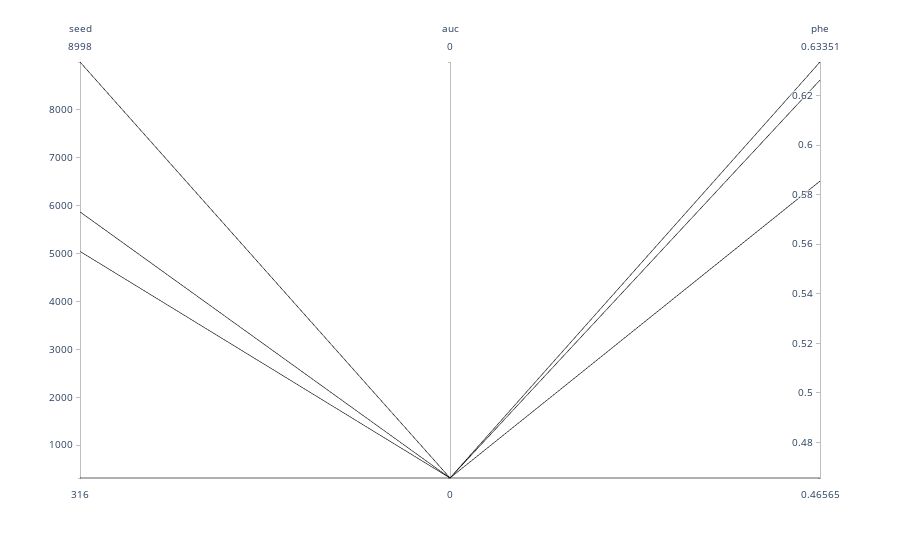

Source (notebook cell):
### Code cell
import plotly.express as px

# fig = px.parallel_coordinates(bs_trials)

fig = px.parallel_coordinates(
    bs_trials,
    color="auc",
    # dimensions=[
    #     "seed",
    #     "alpha",
    #     "eta",
    #     "lambda",
    #     "max_depth",
    #     "scale_pos_weight",
    #     "subsample",
    #     "phe",
    #     "auc",
    # ],
)
fig.show()

### Figure 1 — Plotly figure (JSON) as saved in the notebook; plotly's stock layout.template omitted (floating-point values rounded to 4 significant figures)
{"data": [{"dimensions": [{"label": "seed", "values": [8998, 316, 5045, 5870]}, {"label": "auc", "values": [null, null, null, null]}, {"label": "phe", "values": [0.6335, 0.5854, 0.4656, 0.6262]}], "domain": {"x": [0, 1], "y": [0, 1]}, "line": {"color": [null, null, null, null], "coloraxis": "coloraxis"}, "name": "", "type": "parcoords"}], "layout": {"coloraxis": {"colorbar": {"title": {"text": "auc"}}, "colorscale": [[0, "#0d0887"], [0.1111, "#46039f"], [0.2222, "#7201a8"], [0.3333, "#9c179e"], [0.4444, "#bd3786"], [0.5556, "#d8576b"], [0.6667, "#ed7953"], [0.7778, "#fb9f3a"], [0.8889, "#fdca26"], [1, "#f0f921"]]}, "legend": {"tracegroupgap": 0}, "margin": {"t": 60}}}
